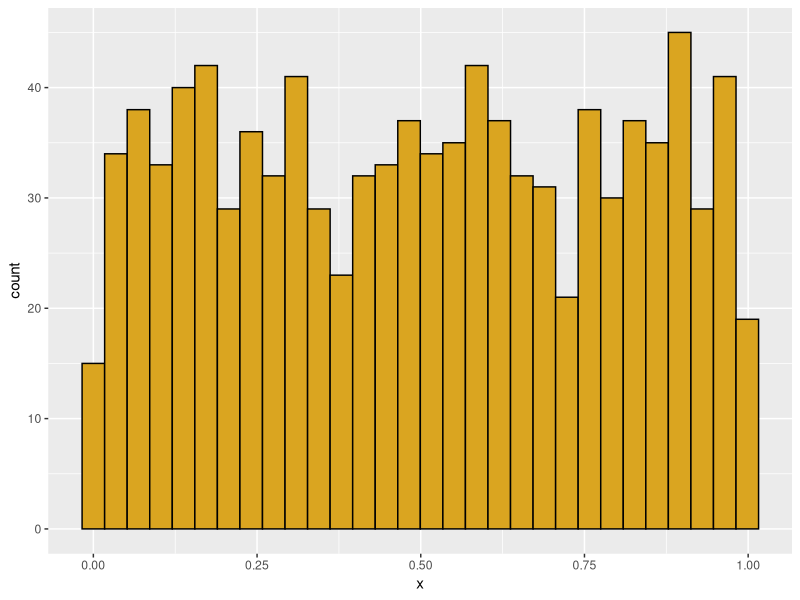
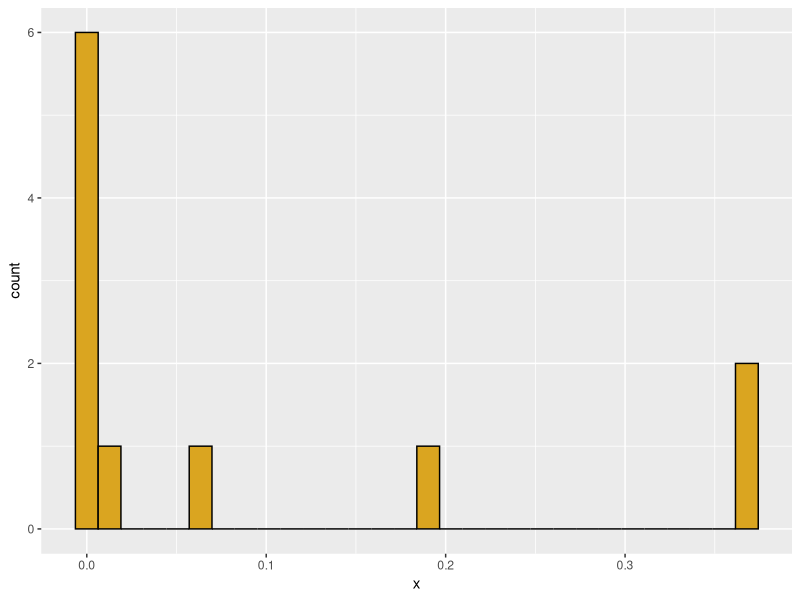
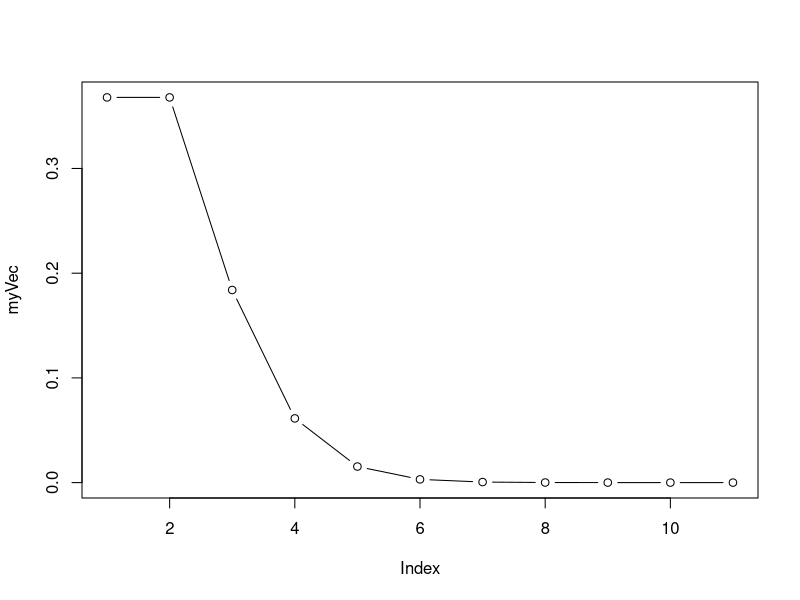
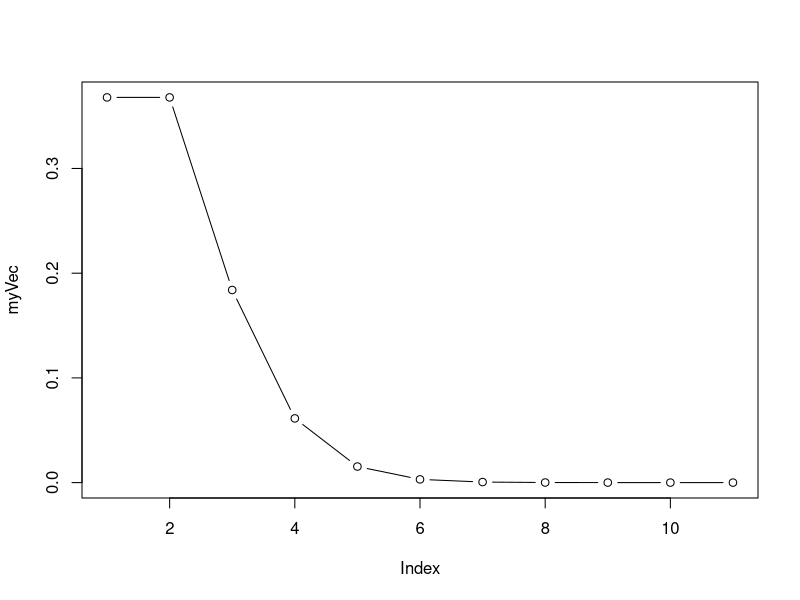
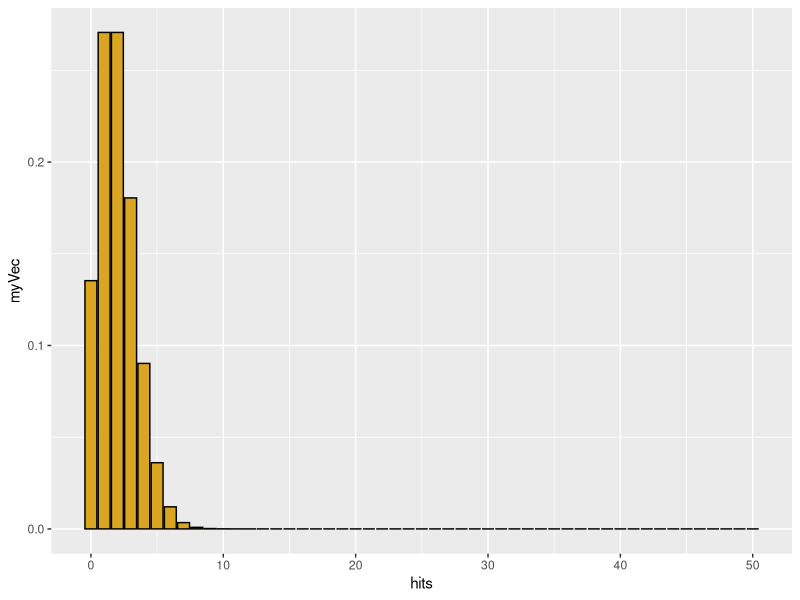
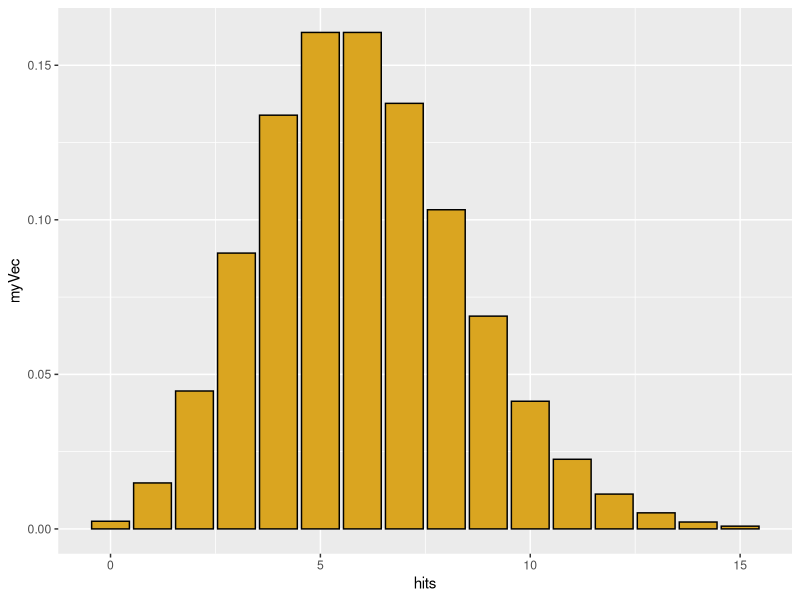
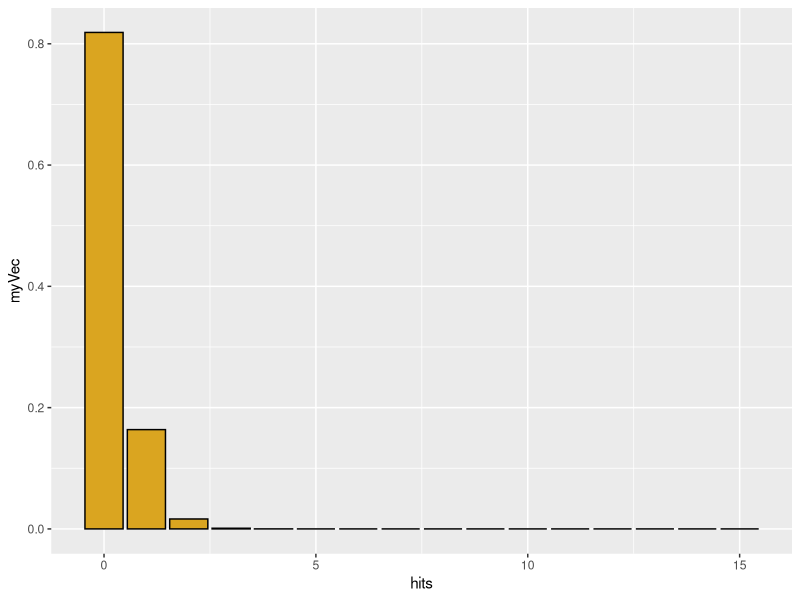
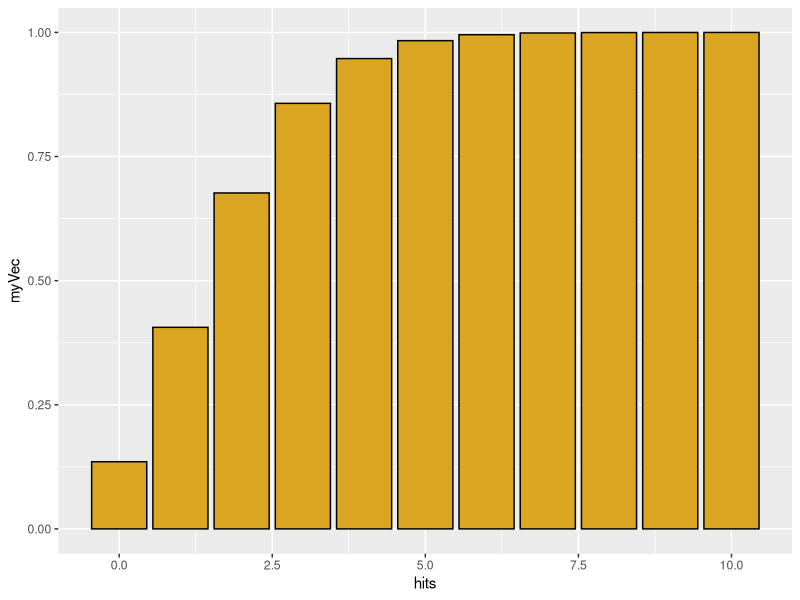

Write the R code that produced these figures, in order.
#probability distribution 
############################
# Function: my_histo
# Purpose: creates a ggplot histogram
# Requires: ggplot2
# Input: a numeric vector
# Output: a ggplot histogram
library(ggplot2)
my_histo <- function(x=NULL) {
  if(is.null(x)) df=data.frame(x=runif(1000)) else df<- data.frame(x=x)
  p1 <- ggplot(data=df) +
    aes(x=x) +
    geom_histogram(color="black",fill="goldenrod")
  print(p1)   
  
}
my_histo()

#first open library and than start line of code. will start function (df means dataframe, used null to start with no need of user input). x is numerical vector. null x the user didn`t give data. else df<- data.frame(x=x) is used in case the user gives a x value.`+ is used to add the different components of the code.p1 stands for plot 1. n values was artificially given 

library(MASS)
#standard to be used for stat functions

#-------------------------------------------------
# Poisson distribution
# Discrete X >= 0
# Random events with a constant rate lambda
# (observations per time or per unit area)
# Parameter lambda > 0
#note:"zero-inflated poisson" has an additional process
#generating zeros(see ifelse())
#note:"zero-censored poisson" occurs when zeroes are not recorded

# "d" function generates probability density
hits <- 0:10
myVec <- dpois(x=hits,lambda=1)
my_histo(myVec)
plot(myVec,type="b") #added a line between points

hits<- 0:50
my_Vec<- dpois(x=hits, lambda=20)
plot(myVec,type="b")

myVec <- dpois(x=hits,lambda=2)
qplot(x=hits,y=myVec,geom="col",color=I("black"),fill=I("goldenrod"))

hits <- 0:15
myVec <- dpois(x=hits,lambda=6)
qplot(x=hits,y=myVec,geom="col",color=I("black"),fill=I("goldenrod"))


hits <- 0:15
myVec <- dpois(x=hits,lambda=0.2)
qplot(x=hits,y=myVec,geom="col",color=I("black"),fill=I("goldenrod"))

sum(myVec)  # sum of density function = 1.0 (total area under curve)
head(myVec)
# for a Poisson distribution with lambda=2, 
# what is the probability that a single draw will yield X=0?
# sum of density function = 1.0 (total area under curve)

# for a Poisson distribution with lambda=2, 
# what is the probability that a single draw will yield X=0?lative

dpois(x=0,lambda=2)

# "p" function generates cumulative probability density; gives the 
# "lower tail" cumulative area of the distribution

hits <- 0:10
myVec <- ppois(q=hits,lambda=2)
qplot(x=hits,y=myVec,geom="col",color=I("black"),fill=I("goldenrod"))
plot(myVec,type="b") # using this plot myVec and type gets the data in dots and lines 


# for a Poisson distribution with lambda=2, 
# what is the probability of getting 1 or fewer hits?

ppois(q=1, lambda=2)


# We could also get this through dpois
p_0 <- dpois(x=0,lambda=2)
p_0
p_1 <- dpois(x=1,lambda=2)
p_1
p_0 + p_1


# The q function is the inverse of p
# What is the number of hits corresponding to 50% of the probability mass
qpois(p=0.5,lambda=2.5)
qplot(x=0:10,y=dpois(x=0:10,lambda=2.5),geom="col",color=I("black"),fill=I("goldenrod"))

# but distribution is discrete, so this is not exact
ppois(q=2,lambda=2.5)

# finally, we can simulate individual values from a poisson
ranPois <- rpois(n=1000,lambda=2.5)
qplot(x=ranPois,color=I("black"),fill=I("goldenrod"))


#ranpois will simulate data


# for real or simulated data, we can use the quantile
# function to find the empirical  95% confidence interval on the data

quantile(x=ranPois,probs=c(0.025,0.975))


#-------------------------------------------------
# Binomial distribution
# p = probability of a dichotomous outcome
# size = number of trials
# x = possible outcomes
# outcome x is bounded between 0 and number of trials

# use "d" binom for density function
hits <- 0:10
myVec <- dbinom(x=hits,size=10,prob=0.5)
qplot(x=0:10,y=myVec,geom="col",color=I("black"),fill=I("goldenrod"))
plot(myVec,type="b")

# and how does this compare to an actual simulation of 50 tosses of 100 coins?

myCoins <- rbinom(n=50,size=100,prob=0.5)
#size is number of trials
qplot(x=myCoins,color=I("black"),fill=I("goldenrod"))
my_histo(myCoins)
quantile(x=myCoins,probs=c(0.025,0.975))

myCoins <- rbinom(n=5000,size=100,prob=0.5)
#size is number of trials
qplot(x=myCoins,color=I("black"),fill=I("goldenrod"))
my_histo(myCoins)
quantile(x=myCoins,probs=c(0.025,0.975))


#-------------------------------------------------
# negative binomial: number of failures (values of MyVec)
# in a series of (Bernouli) with p=probability of success 
# before a target number of successes (= size)
# generates a discrete distribution that is more 
# heterogeneous ("overdispersed") than Poisson
hits <- 0:40
myVec <- dnbinom(x=hits, size=5, prob=0.5)
qplot(x=hits,y=myVec,geom="col",color=I("black"),fill=I("goldenrod"))
plot(myVec,type="b")

# geometric series is a special case where N= 1 success
# each bar is a constant fraction 1 - "prob" of the bar before it. each is 90% of the one that came before
myVec <- dnbinom(x=hits, size=1, prob=0.1)
qplot(x=hits,y=myVec,geom="col",color=I("black"),fill=I("goldenrod"))
plot(myVec,type="b")

#### after spring break March 18, 2025
